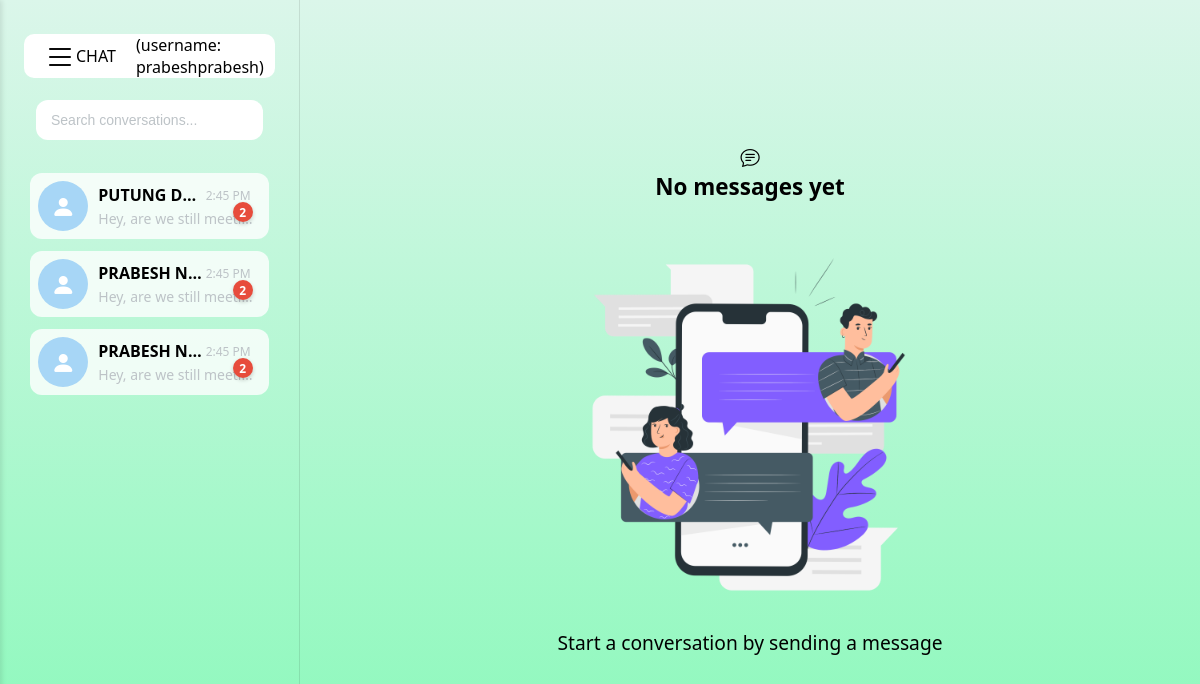
The app's page / (signed in) with its own data.
### chat/models.py (models this page shows)
class CustomUser(AbstractUser):
    friends = models.ManyToManyField(
        'self',
        through="FriendShip",
        symmetrical=False,
        related_name='friend_set',
        blank=True
    )
    def __str__(self):
        return self.username

### chat/views.py (the view, shortened to what this page needs)
# urls.py: path('',include('chat.urls'))
@login_required()
def chat(request):
    my_friends = request.user.friends.all()
    not_my_friend = request.user.friend_set.all()
    all_friends = my_friends.union(not_my_friend)
    room_code = chats = friend =  None
    receiver_id = request.GET.get('id')
    return render(request,'chat.html',{
        'friends':all_friends,
        'my_friend_only':my_friends,
        'friend':friend,
        'room_code':room_code,
        'chat_type':'solo_chat',
        })

### chat/templates/chat.html (shortened to what this page needs)
{% extends 'basechat.html' %}
{% load static %}
{% block friendorgroup %}
    {% for f in friends %}
    <div class="chat-card {% if f == friend %}active{% endif %}" data-slug="{{ f.id }}">
        <div class="chat-image flex"><i class="bi bi-person-fill"></i></div>
        <div class="chat-card-right">
            <div class="chat-card-right-top">
                <div class="chat-name"> {{ f.first_name | upper }} {{ f.last_name | upper }}</div>
                <div class="chat-time">2:45 PM</div>
            </div>
            <div class="chat-last-message">Hey, are we still meeting today?</div>
            <div class="chat-card unread">2</div>
        </div>
    </div>
    {% endfor %}
{% endblock %}

### chat/templates/basechat.html (shortened to what this page needs)
{% load static %}
<!DOCTYPE html>
<html lang="en">
<head>
    <link href="https://cdn.jsdelivr.net/npm/bootstrap-icons@1.11.0/font/bootstrap-icons.css" rel="stylesheet">
    <link href="https://cdnjs.cloudflare.com/ajax/libs/font-awesome/6.4.0/css/all.min.css" rel="stylesheet">
    <link rel="stylesheet" href="{% static 'css/chat.css' %}">
</head>
<body>
    <div class="container" id="roomCode" data-room-code="{{ room_code|default:'' }}">
        <div class="select-user-bar" id="select-user-bar">
            <div class="nav">
                <div><i class="bi bi-list"></i></div>
                <div style="margin-left: 20px;margin-right: 20px;">CHAT</div>
                <p>(username: {{ request.user }})</p>
            </div>
            <div class="search-box">
                <input type="text" class="search-input" placeholder="Search conversations...">
            </div>
            {% block friendorgroup %}
            {% endblock %}
        </div>
        <div class="blank-content-container" id="blank-content-container">
            {% if not friend %}
            <div class="blank-content">
                <i class="bi bi-chat-text"></i>
                <h3>No messages yet</h3><br>
                <img src="{% static 'images/Messages-pana.png' %}" alt="Error" height="400" width="400">
                <p>Start a conversation by sending a message</p>
            </div>
            {% endif %}
        </div>
    </div>
</body>
</html>

### chat/static/css/chat.css (style rules this page uses)
:root { --primary-bg: linear-gradient(to bottom, #dbf6ea, #88f9b9); --secondary-bg: #ffffff; --accent-color: #a7d6f6; --accent-color2: linear-gradient(to bottom, #4a4848, #53936e); --hover-color: #2ecc71; --text-color: #000000; --text-secondary: #bdc3c7; --card-bg: rgba(255, 255, 255, 0.8); --input-bg: rgba(44, 62, 80, 0.7); --page-bg: linear-gradient(135deg, #d0eee1, #bafed7); --error-color: #e74c3c; --success-color: #2ecc71; --border-radius: 12px; --transition-speed: 0.3s; }
* { margin: 0; padding: 0; box-sizing: border-box; }
body { background: var(--primary-bg); height: 100dvh; overflow: hidden; font-family: 'Segoe UI', Tahoma, Geneva, Verdana, sans-serif; color: var(--text-color); }
.flex { display: flex; flex-direction: column; justify-content: center; align-items: center; }
.container { display: flex; flex-direction: row; align-items: stretch; width: 100%; height: 100%; }
.select-user-bar { flex: 1; max-width: 25%; border-right: 1px solid rgba(0, 0, 0, 0.1); display: flex; flex-direction: column; align-items: center; height: 100%; overflow-x: hidden; overflow-y: auto; position: relative; padding: 2%; }
.search-box { width: 100%; height: auto; padding: 12px; }
.search-input { width: 100%; padding: 10px 15px; border-radius: var(--border-radius); height: 40px; border: none; color: var(--text-color); font-size: 14px; margin-bottom: 15px; }
.search-input::placeholder { color: var(--text-secondary); }
.chat-card { display: flex; flex-direction: row; align-items: center; border-radius: var(--border-radius); width: 95%; height: auto; background-color: var(--card-bg); margin: 6px; padding: 8px; transition: transform var(--transition-speed), background-color var(--transition-speed); position: relative; box-sizing: border-box; }
.chat-card .unread { position: absolute; right: 10px; top: 50%; transform: translateY(-50%); width: 20px; height: 20px; background-color: var(--error-color); border-radius: 50%; display: flex; justify-content: center; align-items: center; font-size: 12px; font-weight: bold; color: white; box-shadow: 0 2px 4px rgba(0, 0, 0, 0.2); }
.chat-image { flex-shrink: 0; height: 50px; width: 50px; border-radius: 50%; margin-right: 10px; background-color: var(--accent-color); color: white; font-size: 24px; overflow: hidden; transition: transform 0.2s; }
.chat-card-right { flex: 1; display: flex; flex-direction: column; justify-content: center; overflow: hidden; }
.chat-card-right-top { display: flex; flex-direction: row; justify-content: space-between; align-items: center; padding-right: 10px; font-size: 16px; overflow: hidden; }
.chat-name { font-weight: 600; white-space: nowrap; overflow: hidden; text-overflow: ellipsis; max-width: 70%; }
.chat-time { font-size: 12px; color: var(--text-secondary); white-space: nowrap; }
.chat-last-message { padding-top: 3px; font-size: 14px; color: var(--text-secondary); white-space: nowrap; overflow: hidden; text-overflow: ellipsis; max-width: 100%; }
.blank-content-container { flex: auto; display: none; }
.blank-content { display: flex; height: 100%; flex: 1; flex-direction: column; align-items: center; justify-content: center; background-color: var(--primary-bg); font-size: larger; }
.nav { display: flex; background: var(--secondary-bg); align-items: center; width: 100%; cursor: pointer; border-radius: 10px; margin: 10px; transition: transform var(--transition-speed), background-color var(--transition-speed); }
.bi-list { width: 100%; position: relative; left: 20px; font-size:2rem; }
@media (min-width: 1200px) { .select-user-bar { width: 320px; } }
@media (min-width: 1200px) { .chat-name { max-width: 220px; } }
@media (min-width: 1200px) { .chat-last-message { max-width: 300px; } }

### records on screen
CustomUser: user "prabeshprabesh"
CustomUser: first_name "PUTUNG", last_name "D…"
CustomUser: first_name "PRABESH", last_name "N…"
CustomUser: first_name "PRABESH", last_name "N…"
